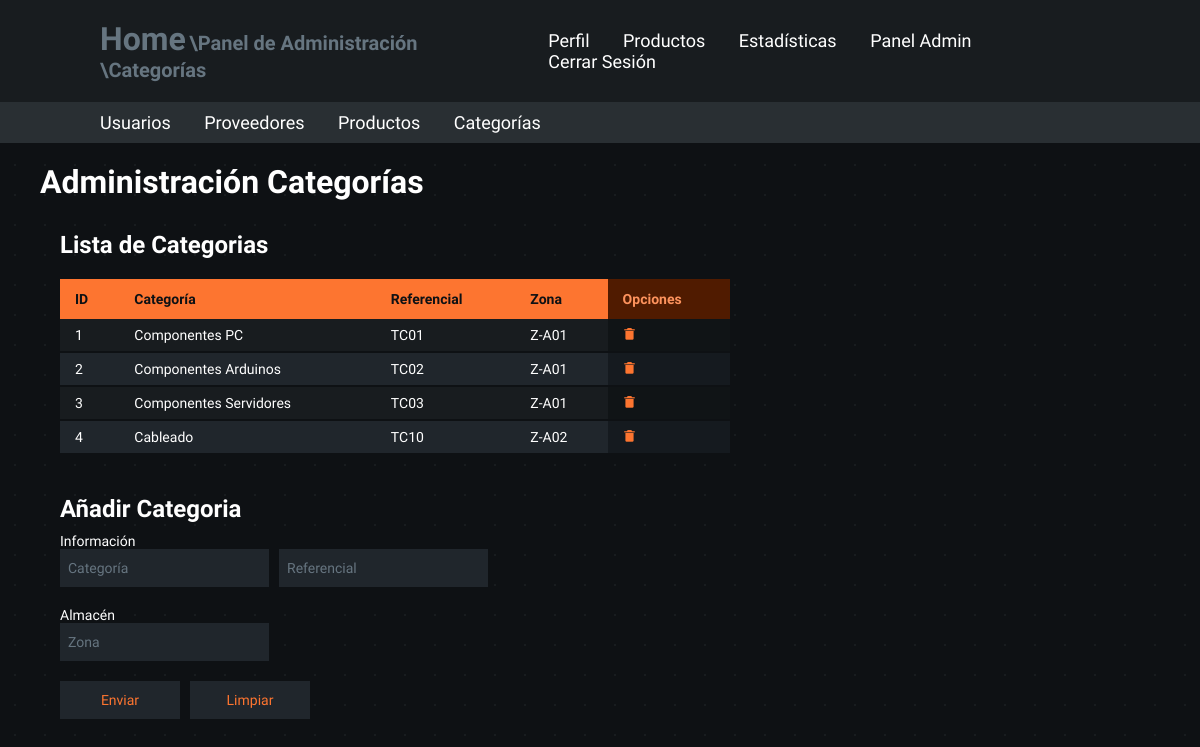
Screenshot of /admin-panel/categories (signed in) with the database file from the repository.
### models.py (models this page shows, shortened)
class Categories(db.Base):
    __tablename__ = "categories"
    category_id = Column(Integer, primary_key=True)
    category_name = Column(String(255), nullable=False, server_default="unidentified_category")
    category_referencial = Column(String(255), nullable=False, server_default="unidentified_referencial")
    category_zone = Column(String(255), nullable=True, server_default="unidentified_zone")

### app.py (the view)
@app.route("/admin-panel/categories")
@admin_login_required
def admin_panel_categories():
    registered_categories = db.session.query(Categories).order_by(Categories.category_id)
    return render_template("admin_categories.html", is_admin=session["is_admin"],
                           registered_categories=registered_categories)

### app.py (called while the page is built)
@app.before_request
def validate_session():
    if request.endpoint == 'static':
        return
    time.sleep(0.3)
    if 'user_id' in session:
        user = db.session.query(Users).filter_by(user_id=session['user_id']).first()
        if not user:
            session.clear()
            flash("Sesión Expirada", "warning")
            return redirect(url_for("login"))
        elif user.role_id != session.get('role_id'):
            session['role_id'] = user.role_id
            session['is_admin'] = user.role_id == 0

def admin_login_required(original_function):
    @wraps(original_function)
    def decorated_function(*args, **kwargs):
        redirect_url = None
        if 'user_id' not in session:
            print("Not Logged In")
            return redirect(url_for('login'))
        user = db.session.query(Users).filter_by(user_id=session['user_id']).first()
        if not user or user.role_id != 0:
            print("Insufficient Roles")
            redirect_url = url_for('home')
        if redirect_url:
            return redirect(redirect_url)
        return original_function(*args, **kwargs)
    return decorated_function

### templates/admin_categories.html (shortened to what this page needs)
<!DOCTYPE html>
<html lang="es">
<head>
    <link rel="stylesheet" href="/static/variables.css">
    <link rel="stylesheet" href="/static/main.css">
    <link rel="stylesheet" href="/static/containers.css">
    <link rel="stylesheet" href="/static/navbars.css">
    <link rel="stylesheet" href="/static/tables.css">
    <link rel="stylesheet" href="/static/fonts.css">
    <link rel="stylesheet" href="/static/forms.css">
    <link href='https://unpkg.com/boxicons@2.1.4/css/boxicons.min.css' rel='stylesheet'>
</head>
<body class="general-body">
    <header class="header">
        <span>
            <a href="/" class="home">Home</a>
            <a href="/admin-panel" class="subrute"> \Panel de Administración</a>
            <a href="/admin-panel/categories" class="subrute"> \Categorías</a>
        </span>
        <nav class="navbar">
            <a href="/profile">Perfil</a>
            <a href="/products">Productos</a>
            <a href="/statistics">Estadísticas</a>
            {% if is_admin == True %}
                <a href="/admin-panel">Panel Admin</a>
            {% endif %}
            <a class="log-out" href="/cerrar-login">Cerrar Sesión</a>
        </nav>
    </header>
    <header class="admin-header">
        <nav class="admin-navbar">
            <a href="/admin-panel/users">Usuarios</a>
            <a href="/admin-panel/suppliers">Proveedores</a>
            <a href="/admin-panel/products">Productos</a>
            <a href="/admin-panel/categories">Categorías</a>
        </nav>
    </header>
    <section class="container-type-1">
        <h1>Administración Categorías</h1>
    </section>
    <section class="container-type-1 flex-container flex-jst-sb">
        <article class="container-type-1 no-margin full-width">
            <section class="container-type-1 flex-container flex-column no-margin">
                <h2>Lista de Categorias</h2>
                <section class="container-type-2 overflow">
                    <table class="table-type-1 no-table-margin table-sticky-header alternate hover">
                        <thead>
                            <tr>
                                <th class="th-title">ID</th>
                                <th class="th-title">Categoría</th>
                                <th class="th-title">Referencial</th>
                                <th class="th-title">Zona</th>
                                <th class="th-option">Opciones</th>
                            </tr>
                        </thead>
                        <tbody>
                            {% if registered_categories %}
                            {% for category in registered_categories %}
                            <tr>
                                <td>{{category.category_id}}</td>
                                <td>{{category.category_name}}</td>
                                <td>{{category.category_referencial}}</td>
                                <td>{{category.category_zone}}</td>
                                <td class="td-option">
                                    <form action="/admin-panel/categories/delete-category/{{ category.category_id }}" method="POST" class="option-subform">
                                        <button type="submit">
                                            <i class='bx bxs-trash-alt'></i>
                                        </button>
                                    </form>
                                </td>
                            </tr>
                            {% endfor %}
                            {% endif %}
                        </tbody>
                    </table>
                </section>
            </section>
        </article>
    </section>
    <section class="container-type-1 flex-container">
        <article class="no-margin">
            <h2>Añadir Categoria</h2>
            <form action="/admin-panel/categories/add-category" method="POST" class="table-form-type-1">
                <fieldset class="flex-container">
                    <legend>Información</legend>
                    <section>
                        <input type="text" id="name_input" placeholder="Categoría" name="txtCategoryName" required autocomplete="off">
                    </section>
                    <section>
                        <input type="text" id="referencial_input" placeholder="Referencial" name="txtCategoryReferencial" required autocomplete="off">
                    </section>
                </fieldset>
                <fieldset class="flex-container">
                    <legend>Almacén</legend>
                    <section>
                        <input type="text" id="zone_input" placeholder="Zona" name="txtCategoryZone" required autocomplete="off">
                    </section>
                </fieldset>
                <fieldset>
                    <section class="flex-container">
                        <section>
                            <button type="submit">Enviar</button>
                        </section>
                        <section>
                            <button type="reset">Limpiar</button>
                        </section>
                    </section>
                </fieldset>
                <fieldset>
                    <section id="error-message" class="general-form-message error">
                    </section>
                    <section id="success-message" class="general-form-message success">
                    </section>
                </fieldset>
            </form>
        </article>
    </section>
</body>
</html>

### static/variables.css (style rules this page uses)
:root { --background-gray: #0e1114; --background-details: #181c1f; --unregistered-background-details: rgba(255, 255, 255, 0.05); --t04-gray: rgba(255, 255, 255, 0.4); --t02-gray: rgba(255, 255, 255, 0.2); --t1-white: rgba(255, 255, 255, 1); --error-red: rgb(239 68 68); --success-green: rgb(122, 239, 68); --warning-yellow: rgb(236, 218, 52); --delete-red: rgb(197, 17, 17); --delete-red-c: rgb(235, 38, 38); --light-gray: #b3b3b3; --main-gray: #181c1f; --main-gray-c: #292f33; --bgray-1: #181c1f; --bgray-1-c: #101416; --bgray-2: #20262c; --bgray-2-c: #151a1f; --bgray-3: #0e1114; --bgray-4: #3a454d; --bgray-5: #667580; --main-orange: #fd7530; --pale-orange: #fd935d; --dark-orange: #501b00; --main-green: #30fd30; --pale-green: #3dff57; --dark-green: #005004; --main-blue: #4632fc; --pale-blue: #5c51ff; --dark-blue: #0c0050; --main-magenta: #eb28fd; --pale-magenta: #ff51f6; --dark-magenta: #470050; --highlight-red: rgb(239 68 68); }

### static/main.css (style rules this page uses)
* { margin: 0; padding: 0; box-sizing: border-box; font-family: "Lexend", Arial, Helvetica, sans-serif; color: var(--t1-white); }
body { min-height: 100dvh; background-color: var(--background-gray); }
.general-body { background-size: 30px 30px; background-image: radial-gradient(circle, var(--background-details) 1px, var(--background-gray) 1px); }
header { top: 0; left: 0; width: 100%; padding: 20px 100px; margin: 0; }
.header { background: var(--main-gray); display: flex; justify-content: space-between; align-items: center; z-index: 100; }
.admin-header { background: var(--main-gray-c); display: flex; justify-content: space-between; align-items: center; z-index: 100; padding: 10px 100px; }

### static/containers.css (style rules this page uses)
.container-type-1 { margin: 20px 40px; max-height: 500px; }
.container-type-2 { margin: 10px 20px; max-height: 500px; }
.overflow { flex: 1 1 auto; overflow-y: auto; width: fit-content; scrollbar-color: var(--main-orange) transparent; scroll-behavior: smooth; }
.no-margin { margin: 0; }
.full-width { width: 100%; }
.flex-container { display: flex; }
.flex-column { flex-direction: column; }
.flex-jst-sb { justify-content: space-between; }

### static/navbars.css (style rules this page uses)
.navbar a { position: relative; font-size: 18px; color: var(--t1-white); font-weight: 500; text-decoration: none; margin-left: 30px; transition: .3s; white-space: nowrap; }
.admin-navbar a { position: relative; font-size: 18px; color: var(--t1-white); font-weight: 500; text-decoration: none; margin-right: 30px; transition: .3s; }
.home { color: var(--bgray-5); font-size: 32px; text-decoration: none; font-weight: 700; transition: .3s; }
.subrute { color: var(--bgray-5); font-size: 20px; text-decoration: none; font-weight: 700; transition: .3s; }

### static/tables.css (style rules this page uses)
.table-type-1 { margin: 10px 20px; border-collapse: collapse; width: 100%; min-width: 670px; position: relative; }
.table-type-1 thead tr .th-title { background-color: var(--main-orange); text-align: left; color: var(--bgray-3); font-weight: 700; }
.table-type-1 thead tr .th-option { background-color: var(--dark-orange); text-align: left; color: var(--pale-orange); font-weight: 700; }
.table-type-1 tbody tr { background-color: var(--bgray-1); border-bottom: 2px solid var(--bgray-3); }
.table-type-1.alternate tbody tr:nth-of-type(even) { background-color: var(--bgray-2); }
.table-type-1 tbody tr .td-option { background-color: var(--bgray-1-c); border-bottom: 2px solid var(--bgray-3); transition: 0.2s; }
.table-type-1.alternate tbody tr:nth-of-type(even) .td-option { background-color: var(--bgray-2-c); }
.table-type-1 tbody td { padding: 8px 15px; transition: 0.2s; }
.table-type-1 thead th { padding: 12px 15px; }
.table-sticky-header th { position: sticky; top: 0; }
.no-table-margin { margin: 0; }

### rows the page displays
Categories: category_id "1", category_name "Componentes PC", category_referencial "TC01", category_zone "Z-A01"
Categories: category_id "2", category_name "Componentes Arduinos", category_referencial "TC02", category_zone "Z-A01"
Categories: category_id "3", category_name "Componentes Servidores", category_referencial "TC03", category_zone "Z-A01"
Categories: category_id "4", category_name "Cableado", category_referencial "TC10", category_zone "Z-A02"
